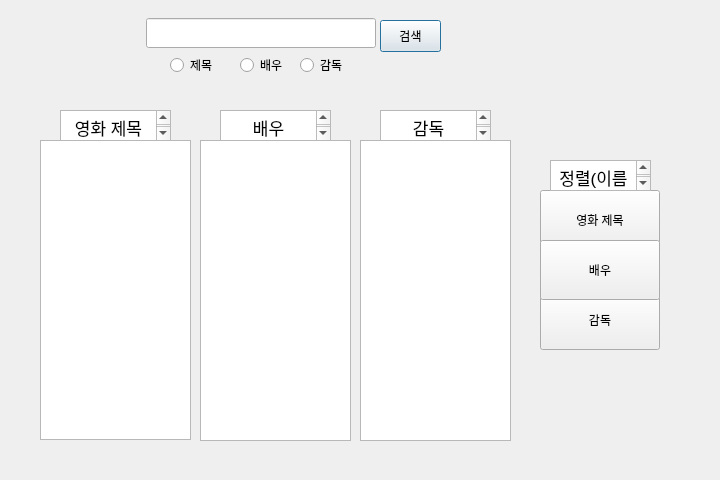
<?xml version="1.0" encoding="UTF-8"?>
<ui version="4.0">
 <class>Dialog</class>
 <widget class="QDialog" name="Dialog">
  <property name="geometry">
   <rect>
    <x>0</x>
    <y>0</y>
    <width>720</width>
    <height>480</height>
   </rect>
  </property>
  <property name="windowTitle">
   <string>Dialog</string>
  </property>
  <widget class="QRadioButton" name="radioButtonTitle">
   <property name="geometry">
    <rect>
     <x>170</x>
     <y>50</y>
     <width>60</width>
     <height>30</height>
    </rect>
   </property>
   <property name="text">
    <string>제목</string>
   </property>
  </widget>
  <widget class="QRadioButton" name="radioButtonActor">
   <property name="geometry">
    <rect>
     <x>240</x>
     <y>50</y>
     <width>60</width>
     <height>30</height>
    </rect>
   </property>
   <property name="text">
    <string>배우</string>
   </property>
  </widget>
  <widget class="QRadioButton" name="radioButtonDirector">
   <property name="geometry">
    <rect>
     <x>300</x>
     <y>50</y>
     <width>60</width>
     <height>30</height>
    </rect>
   </property>
   <property name="text">
    <string>감독</string>
   </property>
  </widget>
  <widget class="QLineEdit" name="lineEdit">
   <property name="geometry">
    <rect>
     <x>146</x>
     <y>18</y>
     <width>230</width>
     <height>30</height>
    </rect>
   </property>
   <property name="text">
    <string/>
   </property>
  </widget>
  <widget class="QPushButton" name="searchButton">
   <property name="geometry">
    <rect>
     <x>380</x>
     <y>20</y>
     <width>61</width>
     <height>32</height>
    </rect>
   </property>
   <property name="text">
    <string>검색</string>
   </property>
  </widget>
  <widget class="QListWidget" name="listWidget">
   <property name="geometry">
    <rect>
     <x>40</x>
     <y>140</y>
     <width>151</width>
     <height>300</height>
    </rect>
   </property>
  </widget>
  <widget class="QPushButton" name="sortNameButton">
   <property name="geometry">
    <rect>
     <x>540</x>
     <y>190</y>
     <width>120</width>
     <height>60</height>
    </rect>
   </property>
   <property name="text">
    <string>영화 제목</string>
   </property>
  </widget>
  <widget class="QPushButton" name="sortDirectorButton">
   <property name="geometry">
    <rect>
     <x>540</x>
     <y>290</y>
     <width>120</width>
     <height>60</height>
    </rect>
   </property>
   <property name="text">
    <string>감독</string>
   </property>
  </widget>
  <widget class="QPushButton" name="sortActorButton">
   <property name="geometry">
    <rect>
     <x>540</x>
     <y>240</y>
     <width>120</width>
     <height>60</height>
    </rect>
   </property>
   <property name="text">
    <string>배우</string>
   </property>
  </widget>
  <widget class="QListWidget" name="listWidget2">
   <property name="geometry">
    <rect>
     <x>200</x>
     <y>140</y>
     <width>151</width>
     <height>301</height>
    </rect>
   </property>
  </widget>
  <widget class="QListWidget" name="listWidget3">
   <property name="geometry">
    <rect>
     <x>360</x>
     <y>140</y>
     <width>151</width>
     <height>301</height>
    </rect>
   </property>
  </widget>
  <widget class="QTextEdit" name="textEdit">
   <property name="geometry">
    <rect>
     <x>60</x>
     <y>110</y>
     <width>111</width>
     <height>31</height>
    </rect>
   </property>
   <property name="html">
    <string>&lt;!DOCTYPE HTML PUBLIC &quot;-//W3C//DTD HTML 4.0//EN&quot; &quot;http://www.w3.org/TR/REC-html40/strict.dtd&quot;&gt;
&lt;html&gt;&lt;head&gt;&lt;meta name=&quot;qrichtext&quot; content=&quot;1&quot; /&gt;&lt;style type=&quot;text/css&quot;&gt;
p, li { white-space: pre-wrap; }
&lt;/style&gt;&lt;/head&gt;&lt;body style=&quot; font-family:'.AppleSystemUIFont'; font-size:13pt; font-weight:400; font-style:normal;&quot;&gt;
&lt;p align=&quot;center&quot; style=&quot; margin-top:0px; margin-bottom:0px; margin-left:0px; margin-right:0px; -qt-block-indent:0; text-indent:0px;&quot;&gt;영화 제목&lt;/p&gt;&lt;/body&gt;&lt;/html&gt;</string>
   </property>
  </widget>
  <widget class="QTextEdit" name="textEdit_2">
   <property name="geometry">
    <rect>
     <x>220</x>
     <y>110</y>
     <width>111</width>
     <height>31</height>
    </rect>
   </property>
   <property name="html">
    <string>&lt;!DOCTYPE HTML PUBLIC &quot;-//W3C//DTD HTML 4.0//EN&quot; &quot;http://www.w3.org/TR/REC-html40/strict.dtd&quot;&gt;
&lt;html&gt;&lt;head&gt;&lt;meta name=&quot;qrichtext&quot; content=&quot;1&quot; /&gt;&lt;style type=&quot;text/css&quot;&gt;
p, li { white-space: pre-wrap; }
&lt;/style&gt;&lt;/head&gt;&lt;body style=&quot; font-family:'.AppleSystemUIFont'; font-size:13pt; font-weight:400; font-style:normal;&quot;&gt;
&lt;p align=&quot;center&quot; style=&quot; margin-top:0px; margin-bottom:0px; margin-left:0px; margin-right:0px; -qt-block-indent:0; text-indent:0px;&quot;&gt;배우&lt;/p&gt;&lt;/body&gt;&lt;/html&gt;</string>
   </property>
  </widget>
  <widget class="QTextEdit" name="textEdit_3">
   <property name="geometry">
    <rect>
     <x>380</x>
     <y>110</y>
     <width>111</width>
     <height>31</height>
    </rect>
   </property>
   <property name="html">
    <string>&lt;!DOCTYPE HTML PUBLIC &quot;-//W3C//DTD HTML 4.0//EN&quot; &quot;http://www.w3.org/TR/REC-html40/strict.dtd&quot;&gt;
&lt;html&gt;&lt;head&gt;&lt;meta name=&quot;qrichtext&quot; content=&quot;1&quot; /&gt;&lt;style type=&quot;text/css&quot;&gt;
p, li { white-space: pre-wrap; }
&lt;/style&gt;&lt;/head&gt;&lt;body style=&quot; font-family:'.AppleSystemUIFont'; font-size:13pt; font-weight:400; font-style:normal;&quot;&gt;
&lt;p align=&quot;center&quot; style=&quot; margin-top:0px; margin-bottom:0px; margin-left:0px; margin-right:0px; -qt-block-indent:0; text-indent:0px;&quot;&gt;감독&lt;/p&gt;&lt;/body&gt;&lt;/html&gt;</string>
   </property>
  </widget>
  <widget class="QTextEdit" name="textEdit_4">
   <property name="geometry">
    <rect>
     <x>550</x>
     <y>160</y>
     <width>101</width>
     <height>31</height>
    </rect>
   </property>
   <property name="readOnly">
    <bool>true</bool>
   </property>
   <property name="html">
    <string>&lt;!DOCTYPE HTML PUBLIC &quot;-//W3C//DTD HTML 4.0//EN&quot; &quot;http://www.w3.org/TR/REC-html40/strict.dtd&quot;&gt;
&lt;html&gt;&lt;head&gt;&lt;meta name=&quot;qrichtext&quot; content=&quot;1&quot; /&gt;&lt;style type=&quot;text/css&quot;&gt;
p, li { white-space: pre-wrap; }
&lt;/style&gt;&lt;/head&gt;&lt;body style=&quot; font-family:'.AppleSystemUIFont'; font-size:13pt; font-weight:400; font-style:normal;&quot;&gt;
&lt;p align=&quot;center&quot; style=&quot; margin-top:0px; margin-bottom:0px; margin-left:0px; margin-right:0px; -qt-block-indent:0; text-indent:0px;&quot;&gt;정렬(이름순)&lt;/p&gt;&lt;/body&gt;&lt;/html&gt;</string>
   </property>
  </widget>
 </widget>
 <resources/>
 <connections/>
</ui>
